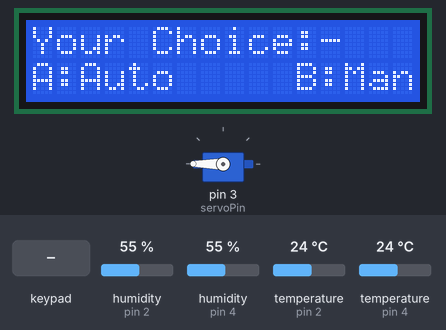
A sketch run on a simulated Arduino Uno, built with avr-gcc and run on an emulated ATmega328P. On the bench: 16×2 character LCD, servo. The test bench sets the inputs (shaded band); at power-on: temperature (sensors on pin 2, pin 4) 24 °C, humidity (sensors on pin 2, pin 4) 55 %. What the sketch prints to the serial monitor is not drawn.

Above: at 9.6 s.
9.7 s: key 'A' pressed
At 14.7 s:
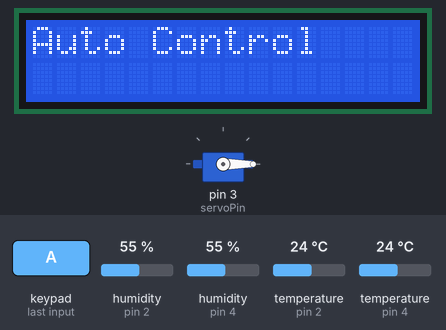
23.7 s: temperature (sensor on pin 2) set to 39.7 °C
At 34.9 s:
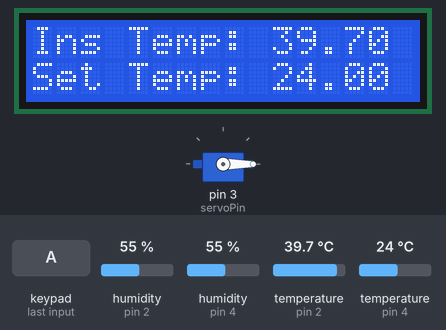
35.6 s: temperature (sensor on pin 2) set to 40.8 °C
At 43.3 s:
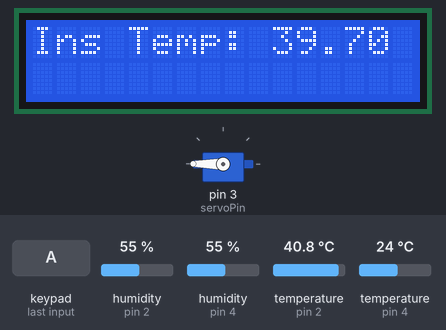
49.6 s: temperature (sensor on pin 2) set to 19 °C
At 64.5 s:
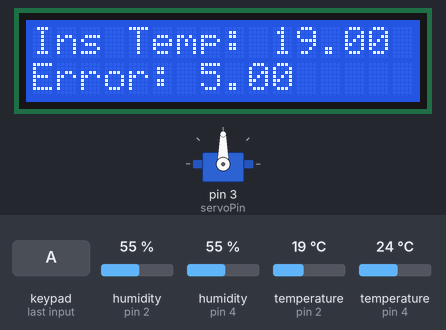
Timing chart, 0 to 66.0 s (numbered marks = the images above; inputs shaded):
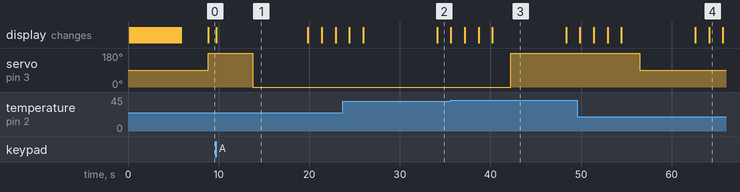

Measured:
- the behaviour switches between 40 and 40.1 °C on temperature (sensor on pin 2) (found by bisection; images 2 and 3)
- after the input at 9.7 s, servo on pin 3 (servoPin): 180° → 0° after 4.0 s; the display: changes at once (image 1)
- after the input at 35.6 s, servo on pin 3 (servoPin): 0° → 180° after 6.6 s
- after the input at 49.6 s, servo on pin 3 (servoPin): 180° → 90° after 6.9 s
- what the display in image 1 shows lasts 10.2 s, from 9.7 s to 19.9 s
- what the display in image 3 shows lasts 8.2 s, from 40.2 s to 48.4 s

The sketch:

PD.ino
```cpp
#include <Keypad.h>
#include <DHT.h>
#include <Servo.h>
#include <LiquidCrystal_I2C.h>
#include <Wire.h>
#include <TimerOne.h>

#define roomTemp 2
#define ambTemp 4
#define servoPin 3

LiquidCrystal_I2C lcd(0x27, 16, 2);

const byte rows = 4;
const byte cols = 4;
char keys[rows][cols] = {
  {'1', '2', '3', 'A'},
  {'4', '5', '6', 'B'},
  {'7', '8', '9', 'C'},
  {'#', '0', '*', 'D'}
};
byte rowPins[rows] = {5, 6, 7, 8};
byte colPins[cols] = {9, 10, 11, 12};
Keypad keypad = Keypad(makeKeymap(keys), rowPins, colPins, rows, cols);

#define roomDht DHT22
#define ambDht DHT11
DHT roomDHT(roomTemp, roomDht);
DHT ambDHT(ambTemp, ambDht);

Servo myServo;

#define _maxOpen 0
#define _open1 30
#define _open2 60
#define _open3 90
#define _open4 120
#define _open5 150
#define _close 180

float ambT = 0.0;
float initialRoomT = 0.0;
float currentRoomT = 0.0;
float error = 0.0;
int angle = 0.0;
bool controlType = 0.0;
bool _isManDone = false;

double currentTime = 0.0;

void welcome();
bool initialization();
void autoControl();
void manualControl();
void updateLCD();

void setup() {
  Serial.begin(9600);

  lcd.init();
  lcd.backlight();

  roomDHT.begin();
  ambDHT.begin();

  myServo.attach(servoPin);

  welcome();
  initialRoomT = roomDHT.readTemperature();
  controlType = initialization();

  currentTime = millis();
}

void loop() {
  if (controlType)
    autoControl();
  else {
    ambT = ambDHT.readTemperature();
    currentRoomT = roomDHT.readTemperature();
    error = initialRoomT - currentRoomT;
    if (!_isManDone) {
      manualControl();
    }
  }
  delay(2000);
  if (millis() - currentTime >= 8.0e+3 || currentTime < 500.0) {
    updateLCD();
    currentTime = millis();
  }
  myServo.write(angle);
  Serial.println(angle);
}

void welcome() {
  char line1[] = "Temperature Controlled";
  char line2[] = "->Smart Window<-";
  lcd.setCursor(16, 0);
  lcd.autoscroll();

  for (int i = 0; i < strlen(line1) + 16; i++) {
    if (i < strlen(line1)) {
      lcd.print(line1[i]);
    }
    else {
      lcd.print(" ");
    }

    delay(150);
  }
  lcd.noAutoscroll();
  lcd.clear();
  lcd.setCursor(0, 1);
  lcd.print(line2);
  delay(3000);
  lcd.clear();
  myServo.write(_close);
}

bool initialization() {
  lcd.setCursor(0, 0);
  lcd.print("Your Choice:-");
  lcd.setCursor(0, 1);
  lcd.print("A:Auto");
  lcd.setCursor(11, 1);
  lcd.print("B:Man");

  char key = keypad.getKey();
  while (key == NO_KEY)
    key = keypad.getKey();
  if (key == 'A') {
    lcd.clear();
    lcd.setCursor(0, 0);
    lcd.print("Auto Control");
    delay(2000);
    return true;
  }
  else if (key == 'B') {
    lcd.clear();
    lcd.setCursor(0, 0);
    lcd.print("Manual Control");
    delay(2000);
    return false;
  }
  else {
    lcd.clear();
    lcd.setCursor(0, 0);
    lcd.print("Invalid Input");
    delay(2000);
    initialization();
  }
  return true;
}

void autoControl() {
  ambT = ambDHT.readTemperature();
  ambT=40;
  currentRoomT = roomDHT.readTemperature();

  if (currentRoomT > ambT) {
    Serial.println("Winter");
    error = initialRoomT - currentRoomT;
    if (error >= 10)
      angle = _maxOpen;
    else if (error < 10 && error >= 8)
      angle = _open1;
    else if (error < 8 && error >= 6)
      angle = _open2;
    else if (error < 6 && error >= 4)
      angle = _open3;
    else if (error < 4 && error >= 2)
      angle = _open4;
    else if (error < 2 && error >= 1)
      angle = _open5;
    else if (error < 1)
      angle = _close;
  }

  if (currentRoomT < ambT) {
     Serial.println("Summer");
    error = initialRoomT - currentRoomT;
    if (error >= 10)
      angle = _close;
    else if (error < 10 && error >= 8)
      angle = _open5;
    else if (error < 8 && error >= 6)
      angle = _open4;
    else if (error < 6 && error >= 4)
      angle = _open3;
    else if (error < 4 && error >= 2)
      angle = _open2;
    else if (error < 2 && error >= 1)
      angle = _open1;
    else if (error < 1)
      angle = _maxOpen;
  }
}

void manualControl() {
  char myInput[3] = {'n', 'n', 'n'};
  lcd.clear();
  lcd.setCursor(0, 0);
  lcd.print("Enter Angle:-");
  for (int i = 0; i < 3; i++)
  {
    char key = keypad.getKey();
    while (key == NO_KEY)
      key = keypad.getKey();
    if ((key < 48 || key > 57) && !(key == 68)) {
      i--;
      continue;
    }
    else if (key == 68)
      break;
    myInput[i] = key;
    lcd.setCursor(i, 1);
    lcd.print(key);
  }
  lcd.clear();
  int mul = 1;

  for (int i = 2; i >= 0; i--) {
    if (myInput[i] != 'n') {
      angle = angle + (myInput[i] - 48) * mul;
      mul = mul * 10;
    }
  }
  Serial.println(angle);

  if (angle > _close)
    angle = _close;
  else if (angle < _maxOpen)
    angle = _maxOpen;
  Serial.println(angle);
  _isManDone = true;
}

void updateLCD() {
  lcd.clear();
  lcd.setCursor(0, 0);
  lcd.print("Ins Temp: " + String(currentRoomT));
  lcd.setCursor(0, 1);
  lcd.print("Set Temp: " + String(initialRoomT));
  delay(1500);
  lcd.setCursor(0, 1);
  lcd.print("                ");
  lcd.setCursor(0, 1);
  lcd.print("Error: " + String(error));
  delay(1500);
  lcd.setCursor(0, 1);
  lcd.print("                ");
  lcd.setCursor(0, 1);
  lcd.print("Angle: " + String(angle));
  delay(1500);
  lcd.setCursor(0, 1);
  lcd.print("                ");
  lcd.setCursor(0, 1);
  lcd.print("Amb Temp: " + String(ambT));
  delay(1500);
  lcd.setCursor(0, 1);
  lcd.print("                ");
}
```
